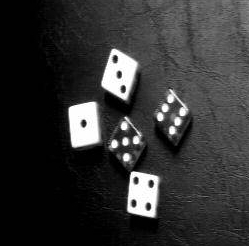
#> input picture Morpho-math/imagesTP/des.jpg, 249 x 246 px
$ python TP_4_2.py
#> lines starting #> are read from the running program, lines starting #| are printed output that depends on the picture
import numpy as np
import cv2
import matplotlib.pyplot as plt

#Récupération de l'image
image = cv2.imread("imagesTP/des.jpg",0)
#> image is the input picture: shape (246, 249); min 0, max 255, mean 50.6

plt.imshow(image,'gray')
plt.title("Image d'origine")
plt.show()
#Initialisation de l'élément structurant S
r = 10
S = cv2.getStructuringElement(cv2.MORPH_ELLIPSE,(r,r))

#Ouverture de l'image avec l'élément structurant S
Im_erodee =cv2.erode(image,S,4)
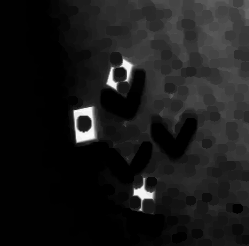
#> Im_erodee: shape (246, 249); min 0, max 254, mean 26

#Initialisation de l'élément structurant qui servira à la reconstruction
#==> Cercle de rayon r2
r2 = 3
S2 = cv2.getStructuringElement(cv2.MORPH_ELLIPSE,(r2,r2))


reconsi_1 = Im_erodee
reconsi = reconsi_1
plt.ion()
i = 0
while True:
    i+=1
    reconsi_1 = reconsi
    reconsi = cv2.dilate(np.minimum(reconsi,image),S2,1)
    if np.array_equal(reconsi,reconsi_1):
        break

    plt.subplot(121)
    plt.imshow(image,'gray')
    plt.title("Image d'origine")

    plt.subplot(122)
    plt.imshow(reconsi,'gray')
    plt.title("Imagi reconstruite")
    plt.show()
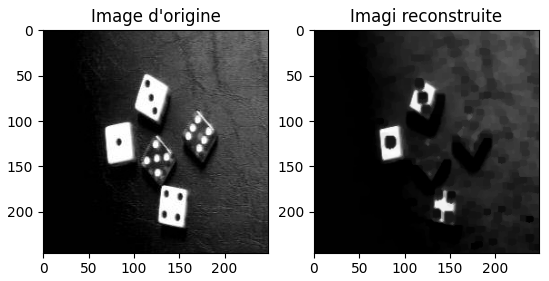
#> figure drawn by matplotlib, 2 panels
    plt.pause(0.1)

print("Nombre d'itérations : ",i)
